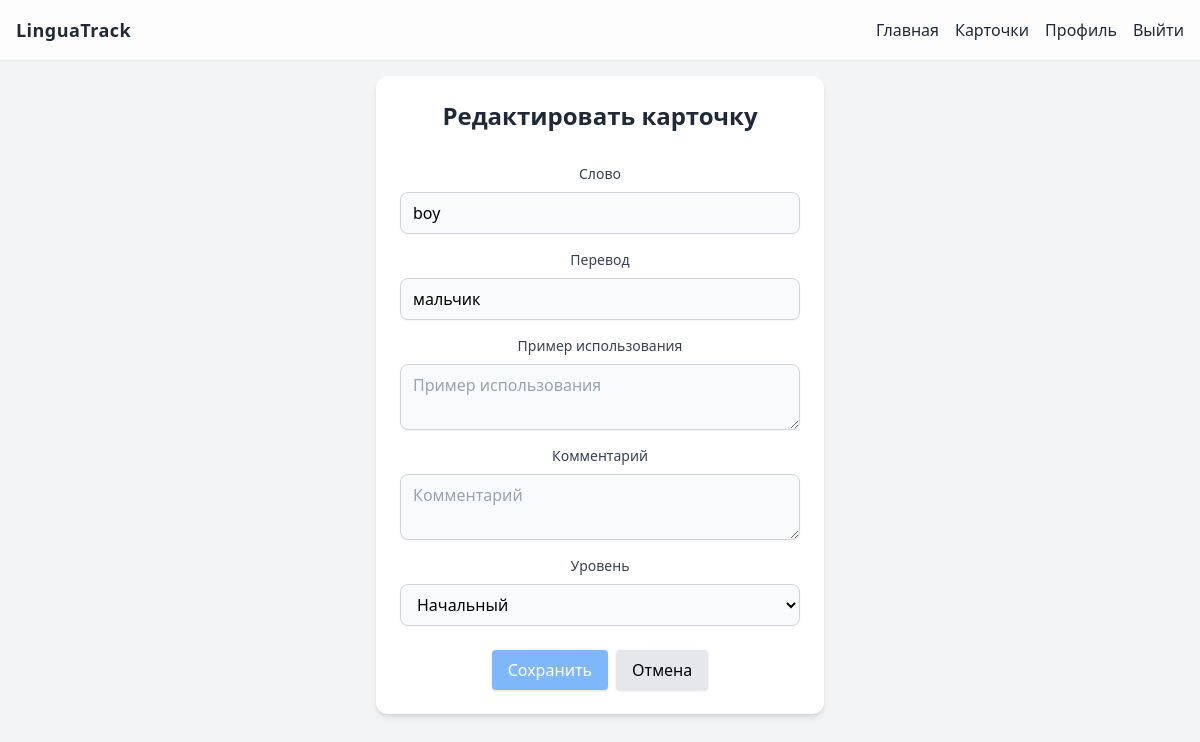
The app's page /cards/2/edit/ (signed in) with its own data.
### cards/models.py (models this page shows, shortened)
class Card(models.Model):
    LEVEL_CHOICES = [
        ('beginner', 'Начальный'),
        ('intermediate', 'Средний'),
        ('advanced', 'Продвинутый'),
    ]
    user = models.ForeignKey(User, on_delete=models.CASCADE, related_name='cards', verbose_name='Владелец')
    word = models.CharField(max_length=128, verbose_name='Слово')
    translation = models.CharField(max_length=128, verbose_name='Перевод')
    example = models.TextField(blank=True, verbose_name='Пример использования')
    comment = models.TextField(blank=True, verbose_name='Комментарий')
    level = models.CharField(max_length=16, choices=LEVEL_CHOICES, default='beginner', verbose_name='Уровень')
    created_at = models.DateTimeField(auto_now_add=True, verbose_name='Создано')
    updated_at = models.DateTimeField(auto_now=True, verbose_name='Обновлено')

### cards/views.py (the view)
# urls.py: path('<int:pk>/edit/', CardUpdateView.as_view(), name='card_edit'),  # Редактирование карточки
@method_decorator(login_required, name='dispatch')
class CardUpdateView(UpdateView):
    model = Card
    form_class = CardForm
    template_name = 'cards/card_form.html'
    success_url = reverse_lazy('card_list')
    def get_queryset(self):
        return Card.objects.filter(user=self.request.user)

### templates/cards/card_form.html (shortened to what this page needs)
{% extends 'base.html' %}
{% block content %}
<div class="flex flex-col items-center justify-center min-h-[60vh] gap-6">
  <div class="bg-white rounded-xl shadow-md p-6 w-full max-w-md flex flex-col items-center gap-4">
    <h2 class="text-2xl font-bold mb-4 text-gray-800 text-center">{% if form.instance.pk %}Редактировать{% else %}Добавить{% endif %} карточку</h2>
    <form method="post" class="flex flex-col gap-4 w-full">
      <div class="flex flex-col gap-2">
        <label for="id_word" class="text-gray-700 text-sm text-center">Слово</label>
        {{ form.word }}
      </div>
      <div class="flex flex-col gap-2">
        <label for="id_translation" class="text-gray-700 text-sm text-center">Перевод</label>
        {{ form.translation }}
      </div>
      <div class="flex flex-col gap-2">
        <label for="id_example" class="text-gray-700 text-sm text-center">Пример использования</label>
        {{ form.example }}
      </div>
      <div class="flex flex-col gap-2">
        <label for="id_comment" class="text-gray-700 text-sm text-center">Комментарий</label>
        {{ form.comment }}
      </div>
      <div class="flex flex-col gap-2">
        <label for="id_level" class="text-gray-700 text-sm text-center">Уровень</label>
        {{ form.level }}
      </div>
      <div class="flex gap-2 justify-center mt-2">
        <button type="submit" class="px-4 py-2 bg-blue-400/80 text-white rounded shadow hover:bg-blue-500 transition">Сохранить</button>
        <a href="{% url 'card_list' %}" class="px-4 py-2 bg-gray-200 rounded shadow hover:bg-gray-300 transition">Отмена</a>
      </div>
    </form>
  </div>
</div>
{% endblock %}

### records on screen
Card: word "boy", translation "мальчик", level "Начальный"
